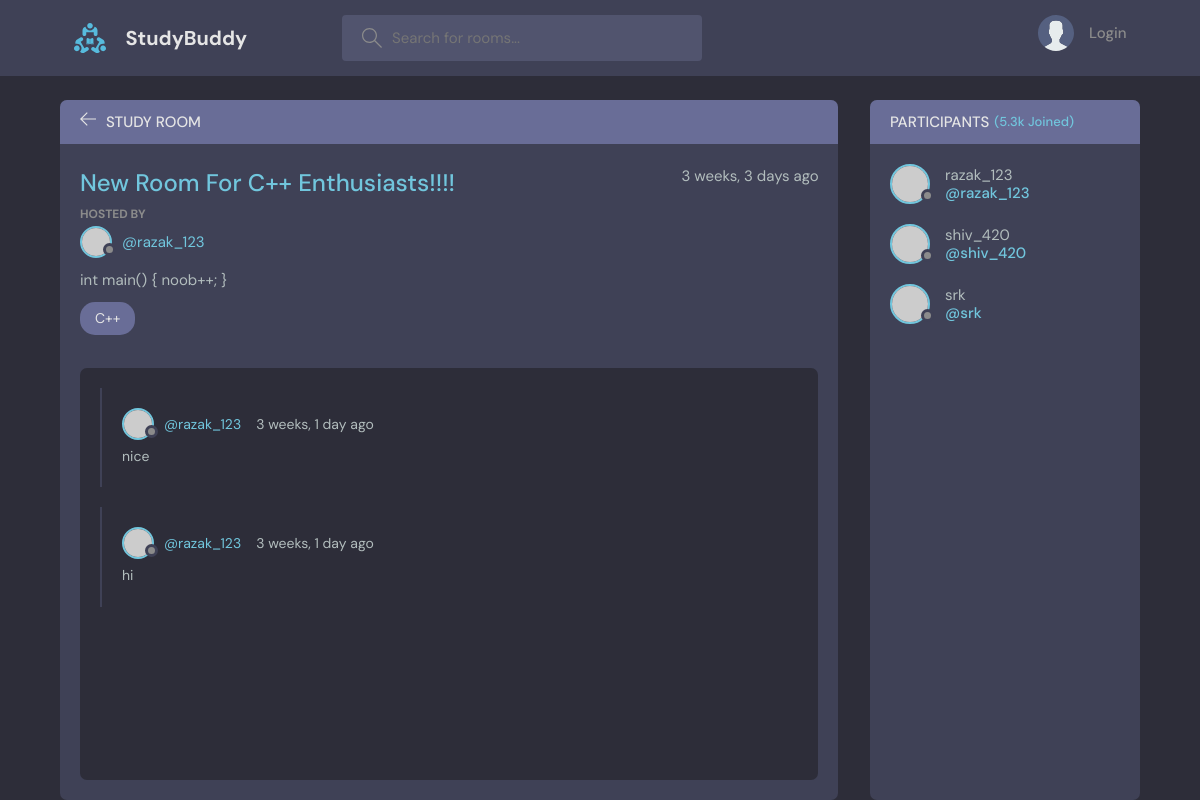
/room/11/, run on the app's committed database.
### base/models.py (models this page shows, shortened)
class Room(models.Model):
    host = models.ForeignKey(User, on_delete=models.SET_NULL, null=True)
    topic = models.ForeignKey(Topic, on_delete=models.SET_NULL, null=True)
    name = models.CharField(max_length=200)
    descripton = models.TextField(null=True, blank=True)
    participants = models.ManyToManyField(
        User, related_name='participants', blank=True)
    updated = models.DateTimeField(auto_now=True)
    created = models.DateTimeField(auto_now_add=True)
    class Meta:
        ordering = ['-updated', '-created']

class Topic(models.Model):
    name = models.CharField(max_length=200)
    def __str__(self):
        return self.name

class Message(models.Model):
    user = models.ForeignKey(User, on_delete=models.CASCADE)
    room = models.ForeignKey(Room, on_delete=models.CASCADE)
    body = models.TextField()
    updated = models.DateTimeField(auto_now=True)
    created = models.DateTimeField(auto_now_add=True)
    class Meta:
        ordering = ['-updated', '-created']

### base/views.py (the view, shortened to what this page needs)
# urls.py: path('room/<str:pk>/', views.room, name="room"),
def room(request, pk):
    room = Room.objects.get(id=pk)
    room_messages = room.message_set.all().order_by('-created')
    participants = room.participants.all()
    body = request.POST.get('body')
    context = {'room': room, 'room_messages': room_messages,
               'participants': participants}
    return render(request, 'base/room.html', context)

### base/templates/base/room.html (shortened to what this page needs)
{% extends 'main.html' %}
{% block content %}
<main class="profile-page layout layout--2">
  <div class="container">
    <div class="room">
      <div class="room__top">
        <div class="room__topLeft">
          <a href="index.html">
            <svg version="1.1" xmlns="http://www.w3.org/2000/svg" width="32" height="32" viewBox="0 0 32 32">
              <title>arrow-left</title>
              <path
                d="M13.723 2.286l-13.723 13.714 13.719 13.714 1.616-1.611-10.96-10.96h27.625v-2.286h-27.625l10.965-10.965-1.616-1.607z">
              </path>
            </svg>
          </a>
          <h3>Study Room</h3>
        </div>
      </div>
      <div class="room__box scroll">
        <div class="room__header scroll">
          <div class="room__info">
            <h3>{{room.name}}</h3>
            <span>{{room.created|timesince}} ago</span>
          </div>
          <div class="room__hosted">
            <p>Hosted By</p>
            <a href="{% url 'user-profile' room.host.id %}" class="room__author">
              <div class="avatar avatar--small">
                <img src="https://randomuser.me/api/portraits/men/37.jpg" />
              </div>
              <span>@{{room.host}}</span>
            </a>
          </div>
          <div class="room__details">
            {{room.descripton}}
          </div>
          <span class="room__topics">{{room.topic}}</span>
        </div>
        <div class="room__conversation">
          <div class="threads scroll">
            {% for message in room_messages %}
            <div class="thread">
              <div class="thread__top">
                <div class="thread__author">
                  <a href="{% url 'user-profile' message.user.id %}" class="thread__authorInfo">
                    <div class="avatar avatar--small">
                      <img src="https://randomuser.me/api/portraits/men/37.jpg" />
                    </div>
                    <span>@{{message.user.username}}</span>
                  </a>
                  <span class="thread__date">{{message.created|timesince}} ago</span>
                </div>
              </div>
              <div class="thread__details">
                {{message.body}}
              </div>
            </div>
            {% endfor %}
          </div>
        </div>
      </div>
    </div>
    <div class="participants">
      <h3 class="participants__top">Participants <span>(5.3k Joined)</span></h3>
      <div class="participants__list scroll">
        {% for user in participants %}
        <a href="{% url 'user-profile' user.id %}" class="participant">
          <div class="avatar avatar--medium">
            <img src="https://randomuser.me/api/portraits/men/37.jpg" />
          </div>
          <p>
            {{user.username}}
            <span>@{{user.username}}</span>
          </p>
        </a>
        {% endfor %}
      </div>
    </div>
  </div>
</main>
{% endblock content %}

### data on the page
Room: name "New Room For C++ Enthusiasts!!!!", created "3 weeks, 3 days", host "razak_123", descripton "int main() { noob++; }", topic "C++"
Message: user.username "razak_123", created "3 weeks, 1 day", body "nice"
Message: user.username "razak_123", created "3 weeks, 1 day", body "hi"

### other printed values
{{ user.username }} "razak_123"
{{ user.username }} "shiv_420"
{{ user.username }} "srk"
